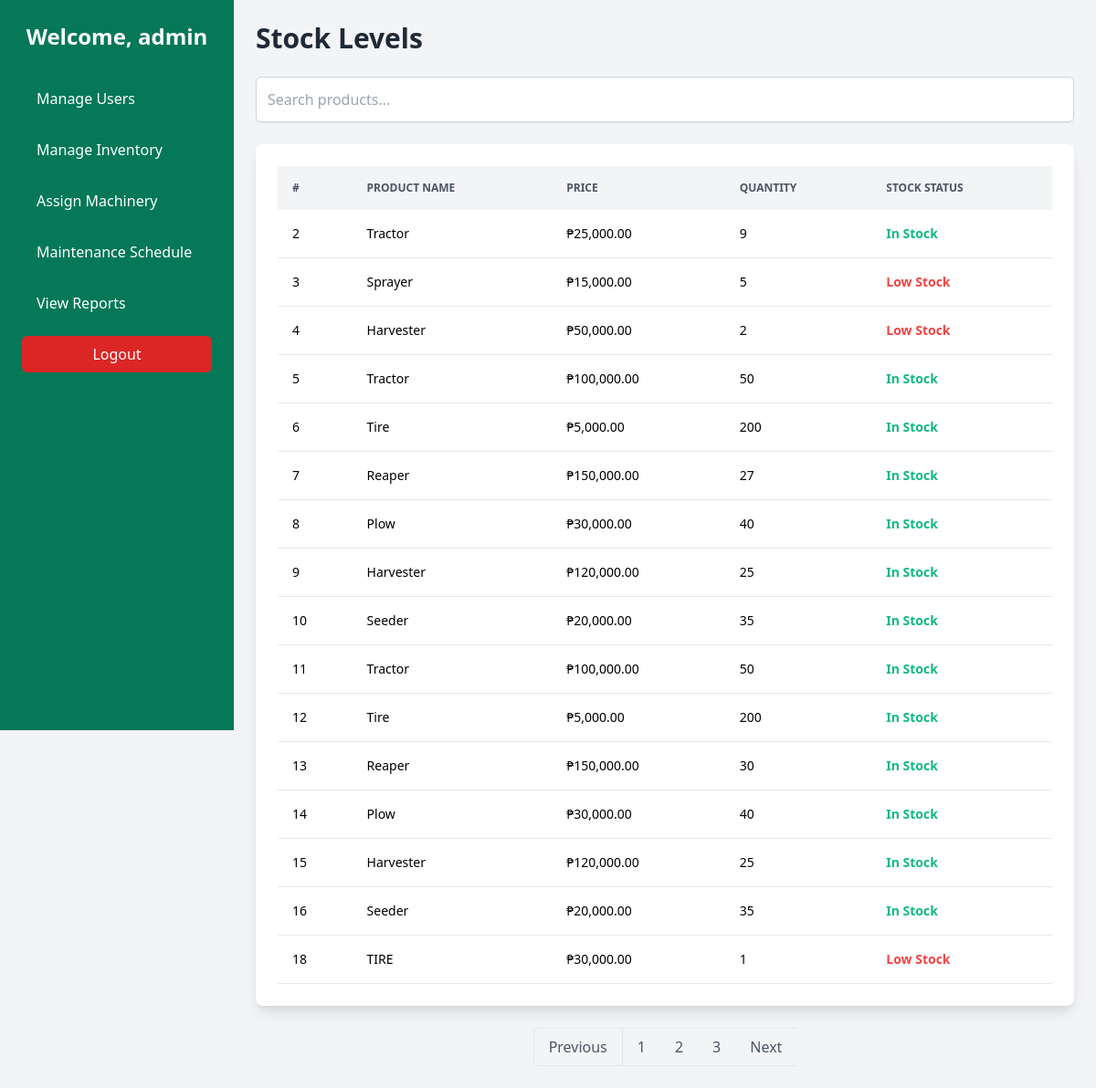
Page /stock_level.php (signed in) on the committed database.
### tables this page shows
CREATE TABLE `inventory` (
  `product_id` int(11) NOT NULL,
  `product_name` varchar(100) NOT NULL,
  `quantity` int(11) NOT NULL,
  `price` decimal(10,2) NOT NULL,
  `item_name` varchar(255) DEFAULT NULL
);

### stock_level.php (the view, shortened to what this page needs)
<?php
$role_id = $_SESSION['role_id'];
$username = $_SESSION['username'];
$servername = "localhost";
$username_db = "root";
$password_db = "";
$dbname = "inventory_systems";
$conn = new mysqli($servername, $username_db, $password_db, $dbname);
$sql = "SELECT * FROM inventory";
$result = $conn->query($sql);
echo "<link href='https://cdn.jsdelivr.net/npm/tailwindcss@2.2.19/dist/tailwind.min.css' rel='stylesheet'>";
?>
<!DOCTYPE html>
<html lang="en">
<head>
</head>
<body class="bg-gray-100 font-sans">
<div class="h-screen bg-green-700 text-white w-64 fixed top-0 left-0 p-6">
    <h2 class="text-2xl font-bold text-center mb-8">Welcome, <?= htmlspecialchars($username) ?></h2>
    <div class="space-y-4">
        <?php
        switch ($role_id) {
            case 1:
                echo "<a href='admin_view_users.php' class='block py-2 px-4 rounded-md hover:bg-green-600'>Manage Users</a>";
                echo "<a href='inventory.php' class='block py-2 px-4 rounded-md hover:bg-green-600'>Manage Inventory</a>";
                echo "<a href='assign_machinery.php' class='block py-2 px-4 rounded-md hover:bg-green-600'>Assign Machinery</a>";
                echo "<a href='maintenance_schedule.php' class='block py-2 px-4 rounded-md hover:bg-green-600'>Maintenance Schedule</a>";
                echo "<a href='reports.php' class='block py-2 px-4 rounded-md hover:bg-green-600'>View Reports</a>";
                break;
        }
        ?>
        <a href="logout.php" class="block py-2 px-4 rounded-md bg-red-600 hover:bg-red-700 text-center">Logout</a>
    </div>
</div>
<div class="ml-64 p-6">
    <h2 class="text-3xl font-semibold text-gray-800 mb-6">Stock Levels</h2>
    <div class="mb-6">
        <input type="text" id="searchInput" class="w-full p-3 rounded-md shadow-sm border border-gray-300 focus:outline-none focus:ring-2 focus:ring-green-500" placeholder="Search products..." />
    </div>
    <div class="bg-white shadow-lg rounded-lg p-6 overflow-x-auto">
        <table class="min-w-full table-auto text-sm">
            <thead class="bg-gray-100">
                <tr class="text-left text-xs font-semibold text-gray-600 uppercase">
                    <th class="p-4">#</th>
                    <th class="p-4">Product Name</th>
                    <th class="p-4">Price</th>
                    <th class="p-4">Quantity</th>
                    <th class="p-4">Stock Status</th>
                </tr>
            </thead>
            <tbody id="productTableBody">
                <?php if ($result->num_rows > 0): ?>
                    <?php while ($row = $result->fetch_assoc()): ?>
                        <tr class="border-b hover:bg-gray-50">
                            <td class="p-4"><?= $row['product_id'] ?></td>
                            <td class="p-4"><?= htmlspecialchars($row['product_name']) ?></td>
                            <td class="p-4">₱<?= number_format($row['price'], 2) ?></td>
                            <td class="p-4"><?= $row['quantity'] ?></td>
                            <td class="p-4">
                                <?php
                                if ($row['quantity'] == 0) {
                                    echo "<span class='text-gray-500 font-semibold'>Out of Stock</span>";
                                } elseif ($row['quantity'] <= 5) {
                                    echo "<span class='text-red-500 font-semibold'>Low Stock</span>";
                                } else {
                                    echo "<span class='text-green-500 font-semibold'>In Stock</span>";
                                }
                                ?>
                            </td>
                        </tr>
                    <?php endwhile; ?>
                <?php else: ?>
                    <tr><td colspan="5" class="p-6 text-center text-gray-500">No products found.</td></tr>
                <?php endif; ?>
            </tbody>
        </table>
    </div>
    <div class="mt-6 text-center">
        <nav class="inline-flex">
            <a href="#" class="px-4 py-2 text-gray-600 border rounded-l-md hover:bg-gray-200">Previous</a>
            <a href="#" class="px-4 py-2 text-gray-600 border-t border-b hover:bg-gray-200">1</a>
            <a href="#" class="px-4 py-2 text-gray-600 border-t border-b hover:bg-gray-200">2</a>
            <a href="#" class="px-4 py-2 text-gray-600 border-t border-b hover:bg-gray-200">3</a>
            <a href="#" class="px-4 py-2 text-gray-600 border-t border-b hover:bg-gray-200">Next</a>
        </nav>
    </div>
</div>
</body>
</html>

### rows in the picture
inventory: product_id "2", product_name "Tractor", price "25,000.00", quantity "9", shows "In Stock"
inventory: product_id "3", product_name "Sprayer", price "15,000.00", quantity "5", shows "Low Stock"
inventory: product_id "4", product_name "Harvester", price "50,000.00", quantity "2", shows "Low Stock"
inventory: product_id "5", product_name "Tractor", price "100,000.00", quantity "50", shows "In Stock"
inventory: product_id "6", product_name "Tire", price "5,000.00", quantity "200", shows "In Stock"
inventory: product_id "7", product_name "Reaper", price "150,000.00", quantity "27", shows "In Stock"
inventory: product_id "8", product_name "Plow", price "30,000.00", quantity "40", shows "In Stock"
inventory: product_id "9", product_name "Harvester", price "120,000.00", quantity "25", shows "In Stock"
inventory: product_id "10", product_name "Seeder", price "20,000.00", quantity "35", shows "In Stock"
inventory: product_id "11", product_name "Tractor", price "100,000.00", quantity "50", shows "In Stock"
inventory: product_id "12", product_name "Tire", price "5,000.00", quantity "200", shows "In Stock"
inventory: product_id "13", product_name "Reaper", price "150,000.00", quantity "30", shows "In Stock"
inventory: product_id "14", product_name "Plow", price "30,000.00", quantity "40", shows "In Stock"
inventory: product_id "15", product_name "Harvester", price "120,000.00", quantity "25", shows "In Stock"
inventory: product_id "16", product_name "Seeder", price "20,000.00", quantity "35", shows "In Stock"
inventory: product_id "18", product_name "TIRE", price "30,000.00", quantity "1", shows "Low Stock"

### other values in the picture
$username "admin"
